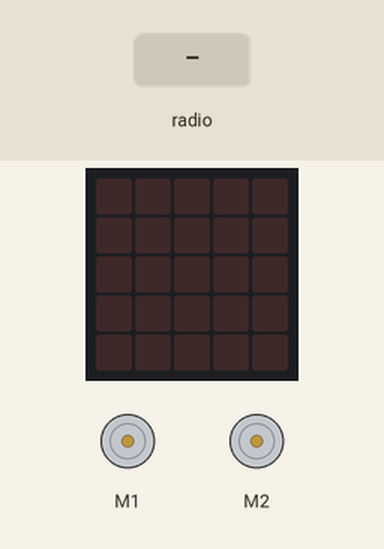
Recording of a program running on a simulated BBC micro:bit (MakeCode). Parts: the board's 5×5 LED display, 2 × DC motor (green arrow = forward, orange = backward, longer = faster). Inputs (shaded band) come from the test bench.

Above: at 1.2 s.
1.3 s: radio message "1" arrives
At 3.4 s:
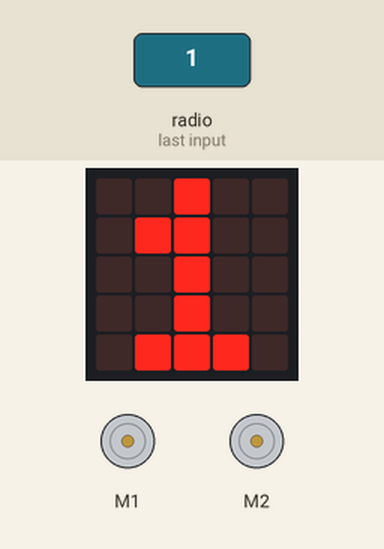
4.0 s: radio message "2" arrives
At 6.4 s:
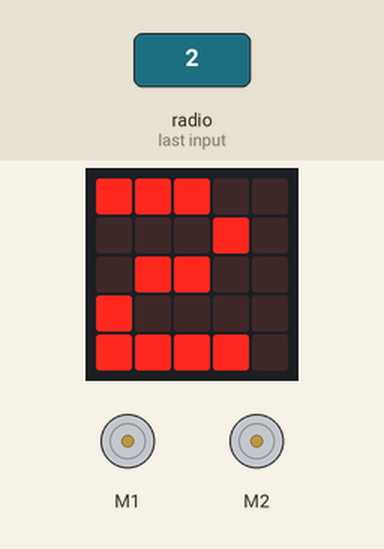
6.7 s: radio message "3" arrives
At 7.8 s:
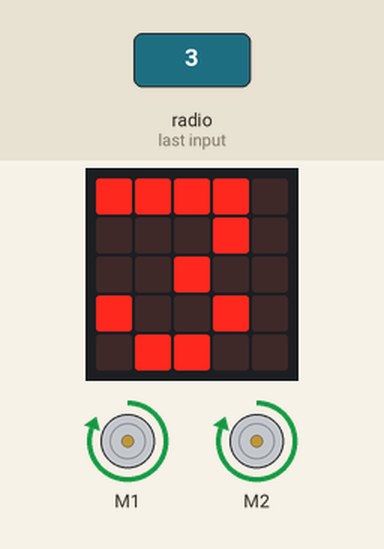
Timing chart, 0 to 9.7 s (numbered marks = the images above; inputs shaded):
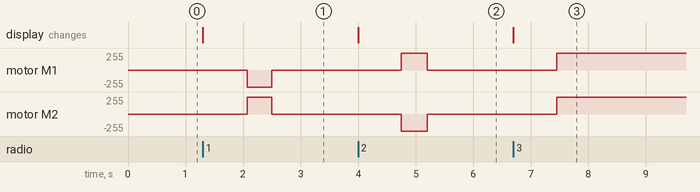

The program:

main.ts
```typescript
radio.onReceivedNumber(function (receivedNumber) {
    basic.showNumber(receivedNumber)
    if (receivedNumber == 1) {
        kitronik_servo_lite.turnLeft(90)
    } else if (receivedNumber == 2) {
        kitronik_servo_lite.turnRight(90)
    } else if (receivedNumber == 3) {
        kitronik_servo_lite.forward()
    }
})
radio.setGroup(1)
```

test.ts
```typescript
// les tests vont ici ; cela ne sera pas compilé si ce paquet est utilisé en tant qu'extension.
```

Measured:
- after the input at 1.3 s, motor M1: stopped → backward 255/255 after 0.77 s, → stopped 0.43 s later; motor M2: stopped → forward 255/255 after 0.77 s, → stopped 0.43 s later; the display: changes at once (image 1)
- after the input at 4.0 s, motor M1: stopped → forward 255/255 after 0.75 s, → stopped 0.45 s later; motor M2: stopped → backward 255/255 after 0.75 s, → stopped 0.45 s later; the display: changes at once (image 2)
- after the input at 6.7 s, motor M1, motor M2: stopped → forward 255/255 after 0.75 s; the display: changes at once (image 3)
